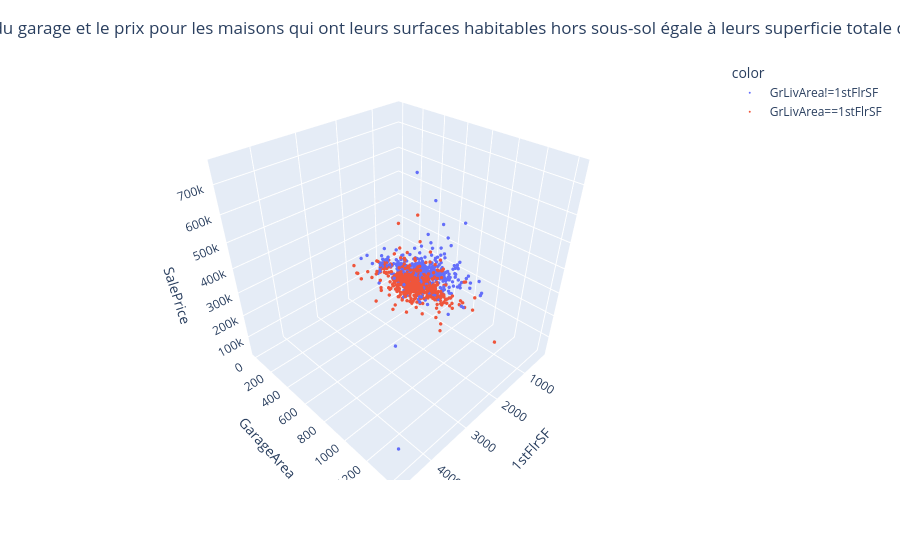

The notebook cell saved with this chart:
### Code cell
fig = px.scatter_3d(
    train_set,
    x="1stFlrSF",
    y="GarageArea",
    z="SalePrice",
    color=np.select(
        [train_set["GrLivArea"] == train_set["1stFlrSF"]],
        ["GrLivArea==1stFlrSF"],
        ["GrLivArea!=1stFlrSF"],
    ),
)
fig.update_traces(marker_size=2)
fig.update_layout(
    title="Relation entre la surfaces habitables hors sous-sol, la taille du garage et le prix pour les maisons qui ont leurs surfaces habitables hors sous-sol égale à leurs superficie totale de rez-de-chausée et dont ces deux surface sont différentes.",
    title_x=0.5,
    title_y=0.96,
)
fig.show()

### Figure 1 — Plotly figure (JSON) as saved in the notebook; plotly's stock layout.template omitted (floating-point values rounded to 4 significant figures; data arrays with more than 128 entries replaced by an {"elided": "..."} marker saying what was removed)
{"data": [{"hovertemplate": "color=GrLivArea!=1stFlrSF<br>1stFlrSF=%{x}<br>GarageArea=%{y}<br>SalePrice=%{z}<extra></extra>", "legendgroup": "GrLivArea!=1stFlrSF", "marker": {"color": "#636efa", "size": 2, "symbol": "circle"}, "mode": "markers", "name": "GrLivArea!=1stFlrSF", "scene": "scene", "showlegend": true, "type": "scatter3d", "x": {"elided": "509 int values"}, "y": {"elided": "509 int values"}, "z": {"elided": "509 int values"}}, {"hovertemplate": "color=GrLivArea==1stFlrSF<br>1stFlrSF=%{x}<br>GarageArea=%{y}<br>SalePrice=%{z}<extra></extra>", "legendgroup": "GrLivArea==1stFlrSF", "marker": {"color": "#EF553B", "size": 2, "symbol": "circle"}, "mode": "markers", "name": "GrLivArea==1stFlrSF", "scene": "scene", "showlegend": true, "type": "scatter3d", "x": {"elided": "671 int values"}, "y": {"elided": "671 int values"}, "z": {"elided": "671 int values"}}], "layout": {"legend": {"title": {"text": "color"}, "tracegroupgap": 0}, "margin": {"t": 60}, "scene": {"domain": {"x": [0, 1], "y": [0, 1]}, "xaxis": {"title": {"text": "1stFlrSF"}}, "yaxis": {"title": {"text": "GarageArea"}}, "zaxis": {"title": {"text": "SalePrice"}}}, "title": {"text": "Relation entre la surfaces habitables hors sous-sol, la taille du garage et le prix pour les maisons qui ont leurs surfaces habitables hors sous-sol égale à leurs superficie totale de rez-de-chausée et dont ces deux surface sont différentes.", "x": 0.5, "y": 0.96}}}
